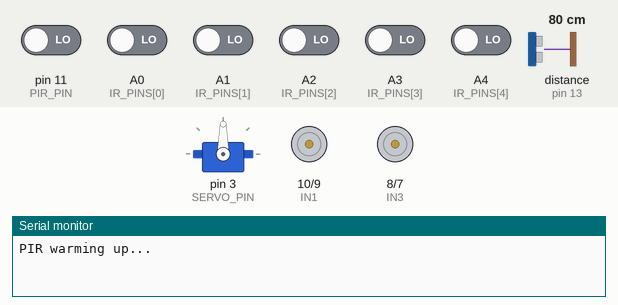
This sketch was run on a simulated Arduino Uno, built with avr-gcc and run on an emulated ATmega328P. On the bench: servo, motor-driver pin pairs drawn as motors (green arrow = first pin HIGH = forward, orange = second pin HIGH = backward, longer = more drive, scaled by the enable pin), the last lines printed to the serial monitor. The inputs (shaded band) are chosen by the test bench; at power-on: A0 (IR_PINS[0]), A1 (IR_PINS[1]), A2 (IR_PINS[2]), A3 (IR_PINS[3]), A4 (IR_PINS[4]), pin 11 (PIR_PIN) LOW, distance to the obstacle (sensor on pin 13) 80 cm. The echo pulse lasts 58.3 µs per cm.

Above: at 0.1 s.
At 30.1 s:
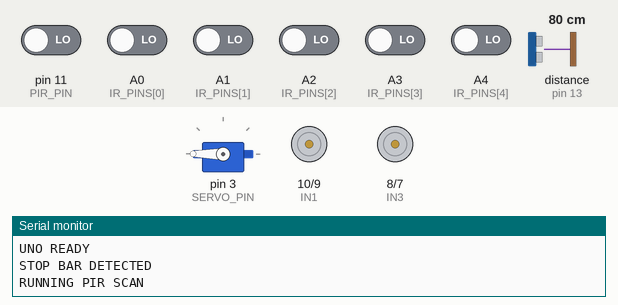
At 34.1 s:
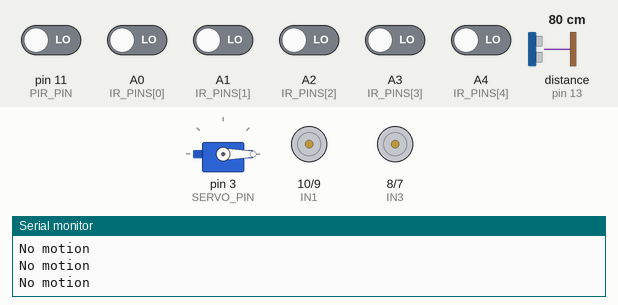
At 42.8 s:
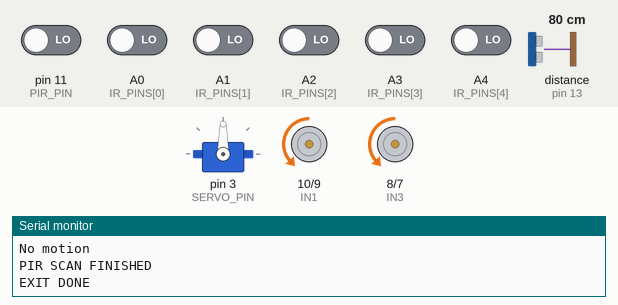
Timing chart, 0 to 44.3 s (numbered marks = the images above):
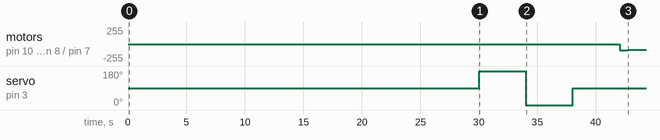

Measured:
- by itself, servo on pin 3 (SERVO_PIN): 90° → 180° at 30.0 s, → 0° 4.0 s later, → 90° 4.0 s later
- by itself, motor on pin 10 (IN1) / pin 9 (IN2), motor on pin 8 (IN3) / pin 7 (IN4): stopped → backward 90/255 at 42.1 s, → backward 85/255 0.74 s later

The sketch:

Final.ino
```cpp
#include <SoftwareSerial.h>
#include <Servo.h>

SoftwareSerial espSerial(2, 4); // RX, TX
Servo myServo;

// PINS
const int PIR_PIN   = 11;
const int SERVO_PIN = 3;

// Ultrasonic
const int TRIG_PIN = 12;
const int ECHO_PIN = 13;
const int STOP_DISTANCE_CM = 20;

// Motors
const int IN1 = 10;
const int IN2 = 9;
const int IN3 = 8;
const int IN4 = 7;
const int ENA = 5;
const int ENB = 6;

// IR Sensors
const int IR_PINS[5] = {A0, A1, A2, A3, A4};
int sensorValues[5];

// Change to 1 if your black line gives HIGH
const int LINE_COLOUR = 0;

// PID
float Kp = 40.0; //50
float Ki = 0.0;
float Kd = 12.0; //7

float error = 0;
float lastError = 0;
float integral = 0;

// From ESP32/Firebase
char currentCommand = 'S';
char robotMode = 'A';
int currentSpeed = 90; //90
int currentServo = 1;

// Stop bar control
bool barLatched = false;
bool exitingBar = false;
unsigned long exitStart = 0;
const unsigned long EXIT_BAR_TIME = 700;

// Ultrasonic state
bool obstacleDetected = false;
bool lastObstacleSent = false;
unsigned long lastUltrasonicRead = 0;

// PIR state
bool pirDetected = false;
bool lastPirSent = false;

// Serial input
String receivedLine = "";

// PIR scan
const unsigned long scanTime = 3000;

void setup() {
  Serial.begin(9600);
  espSerial.begin(9600);

  pinMode(PIR_PIN, INPUT);

  pinMode(TRIG_PIN, OUTPUT);
  pinMode(ECHO_PIN, INPUT);

  myServo.attach(SERVO_PIN);
  myServo.write(90);

  pinMode(IN1, OUTPUT);
  pinMode(IN2, OUTPUT);
  pinMode(IN3, OUTPUT);
  pinMode(IN4, OUTPUT);
  pinMode(ENA, OUTPUT);
  pinMode(ENB, OUTPUT);

  for (int i = 0; i < 5; i++) {
    pinMode(IR_PINS[i], INPUT);
  }

  stopMotors();

  Serial.println("PIR warming up...");
  delay(30000);
  Serial.println("UNO READY");
}

void loop() {
  readFromESP32();
  checkUltrasonic();

  if (obstacleDetected) {
    stopMotors();
    delay(20);
    return;
  }

  if (robotMode == 'M') {
    applyManualMotion();
    delay(20);
    return;
  }

  if (exitingBar) {
    forwardExit();

    if (millis() - exitStart >= EXIT_BAR_TIME) {
      exitingBar = false;
      Serial.println("EXIT DONE");
    }

    delay(20);
    return;
  }

  runLineFollower();
  delay(20);
}

// ESP32 COMMUNICATION
// format: command,mode,servo,buzzer,speed

void readFromESP32() {
  while (espSerial.available()) {
    char c = espSerial.read();

    if (c == '\n') {
      receivedLine.trim();
      if (receivedLine.length() > 0) {
        parseData(receivedLine);
      }
      receivedLine = "";
    } else {
      receivedLine += c;
    }
  }
}

void parseData(String data) {
  int c1 = data.indexOf(',');
  int c2 = data.indexOf(',', c1 + 1);
  int c3 = data.indexOf(',', c2 + 1);
  int c4 = data.indexOf(',', c3 + 1);

  if (c1 == -1 || c2 == -1 || c3 == -1 || c4 == -1) {
    Serial.println("Invalid format");
    return;
  }

  String cmdStr   = data.substring(0, c1);
  String modeStr  = data.substring(c1 + 1, c2);
  String servoStr = data.substring(c2 + 1, c3);
  String speedStr = data.substring(c4 + 1);

  if (cmdStr.length() > 0) {
    currentCommand = cmdStr.charAt(0);
  }

  if (modeStr.length() > 0) {
    robotMode = modeStr.charAt(0);
  }

  currentServo = servoStr.toInt() ? 1 : 0;
  currentSpeed = constrain(speedStr.toInt(), 0, 255);

  Serial.print("Command: ");
  Serial.println(currentCommand);
  Serial.print("Mode: ");
  Serial.println(robotMode);
  Serial.print("Servo: ");
  Serial.println(currentServo);
  Serial.print("Speed: ");
  Serial.println(currentSpeed);
}

// MANUAL CONTROL

void applyManualMotion() {
  switch (currentCommand) {
    case 'F': forwardManual();  break;
    case 'B': backwardManual(); break;
    case 'L': leftManual();     break;
    case 'R': rightManual();    break;
    case 'S': stopMotors();     break;
    default:  stopMotors();     break;
  }
}

void forwardManual() {
  analogWrite(ENA, currentSpeed);
  analogWrite(ENB, currentSpeed);
  digitalWrite(IN1, LOW);
  digitalWrite(IN2, HIGH);
  digitalWrite(IN3, LOW);
  digitalWrite(IN4, HIGH);
}

void backwardManual() {
  analogWrite(ENA, currentSpeed);
  analogWrite(ENB, currentSpeed);
  digitalWrite(IN1, HIGH);
  digitalWrite(IN2, LOW);
  digitalWrite(IN3, HIGH);
  digitalWrite(IN4, LOW);
}

void leftManual() {
  analogWrite(ENA, currentSpeed);
  analogWrite(ENB, currentSpeed);
  digitalWrite(IN1, LOW);
  digitalWrite(IN2, HIGH);
  digitalWrite(IN3, HIGH);
  digitalWrite(IN4, LOW);
}

void rightManual() {
  analogWrite(ENA, currentSpeed);
  analogWrite(ENB, currentSpeed);
  digitalWrite(IN1, HIGH);
  digitalWrite(IN2, LOW);
  digitalWrite(IN3, LOW);
  digitalWrite(IN4, HIGH);
}

// AUTO MODE: LINE FOLLOW + STOP BAR

void runLineFollower() {
  readSensors();

  bool stopBar = confirmStopBar();

  if (stopBar && !barLatched) {
    barLatched = true;

    stopMotors();
    Serial.println("STOP BAR DETECTED");

    if (currentServo == 1) {
      Serial.println("RUNNING PIR SCAN");
      runPIRScanSequence();
      Serial.println("PIR SCAN FINISHED");
    } else {
      Serial.println("SERVO DISABLED");
    }

    exitingBar = true;
    exitStart = millis();
    return;
  }

  if (!stopBar) {
    barLatched = false;
  }

  calculateError();

  if (error == 404) {
    stopMotors();
  } else {
    drivePID();
  }
}

// SERVO + PIR SCAN

void runPIRScanSequence() {
  scanPIRAtPosition(180);
  scanPIRAtPosition(0);
  scanPIRAtPosition(90);
  updatePirStatus(false);
}

void scanPIRAtPosition(int angle) {
  myServo.write(angle);
  delay(1000);

  Serial.print("Servo at ");
  Serial.println(angle);
  Serial.println("Scanning...");

  unsigned long startTime = millis();

  while (millis() - startTime < scanTime) {
    bool motion = (digitalRead(PIR_PIN) == HIGH);
    updatePirStatus(motion);

    if (motion) {
      Serial.println("Motion detected");

      while (digitalRead(PIR_PIN) == HIGH) {
        updatePirStatus(true);
        delay(100);
      }

      updatePirStatus(false);
      Serial.println("Motion ended");
    } else {
      Serial.println("No motion");
    }

    delay(500);
  }
}

void updatePirStatus(bool newState) {
  pirDetected = newState;

  if (pirDetected != lastPirSent) {
    if (pirDetected) {
      espSerial.println("PIR:1");
      Serial.println("PIR sent 1");
    } else {
      espSerial.println("PIR:0");
      Serial.println("PIR sent 0");
    }
    lastPirSent = pirDetected;
  }
}

// SENSORS

void readSensors() {
  for (int i = 0; i < 5; i++) {
    sensorValues[i] = digitalRead(IR_PINS[i]);
  }
}

bool isStopBar() {
  int black = 0;
  for (int i = 0; i < 5; i++) {
    if (sensorValues[i] == LINE_COLOUR) black++;
  }
  return (black >= 4);
}

bool confirmStopBar() {
  if (!isStopBar()) return false;

  delay(25);
  readSensors();
  return isStopBar();
}

// PID

void calculateError() {
  int active = 0;
  long avgPos = 0;

  for (int i = 0; i < 5; i++) {
    if (sensorValues[i] == LINE_COLOUR) {
      avgPos += (i - 2);
      active++;
    }
  }

  if (active == 0) {
    error = 404;
  } else {
    error = (float)avgPos / active;
  }
}

void drivePID() {
  integral += error;
  float derivative = error - lastError;
  float turn = (Kp * error) + (Ki * integral) + (Kd * derivative);
  lastError = error;

  int baseSpeed = 85;
  int leftSpeed  = constrain(baseSpeed + turn, 0, 255);
  int rightSpeed = constrain(baseSpeed - turn, 0, 255);

  moveMotors(leftSpeed, rightSpeed);
}

void moveMotors(int left, int right) {
  digitalWrite(IN1, LOW);
  digitalWrite(IN2, HIGH);
  digitalWrite(IN3, LOW);
  digitalWrite(IN4, HIGH);

  analogWrite(ENA, left);
  analogWrite(ENB, right);
}

void forwardExit() {
  analogWrite(ENA, 90);
  analogWrite(ENB, 90);

  digitalWrite(IN1, LOW);
  digitalWrite(IN2, HIGH);
  digitalWrite(IN3, LOW);
  digitalWrite(IN4, HIGH);
}

// ULTRASONIC

void checkUltrasonic() {
  if (millis() - lastUltrasonicRead < 100) return;
  lastUltrasonicRead = millis();

  int distance = readDistanceCm();
  bool newObstacle = (distance > 0 && distance <= STOP_DISTANCE_CM);
  obstacleDetected = newObstacle;

  if (obstacleDetected != lastObstacleSent) {
    if (obstacleDetected) {
      espSerial.println("OBS:1");
      Serial.println("Obstacle detected");
    } else {
      espSerial.println("OBS:0");
      Serial.println("Obstacle cleared");
    }
    lastObstacleSent = obstacleDetected;
  }
}

int readDistanceCm() {
  digitalWrite(TRIG_PIN, LOW);
  delayMicroseconds(2);

  digitalWrite(TRIG_PIN, HIGH);
  delayMicroseconds(10);
  digitalWrite(TRIG_PIN, LOW);

  long duration = pulseIn(ECHO_PIN, HIGH, 30000);
  if (duration == 0) return -1;

  return duration * 0.034 / 2;
}

// STOP

void stopMotors() {
  analogWrite(ENA, 0);
  analogWrite(ENB, 0);

  digitalWrite(IN1, LOW);
  digitalWrite(IN2, LOW);
  digitalWrite(IN3, LOW);
  digitalWrite(IN4, LOW);
}
```
